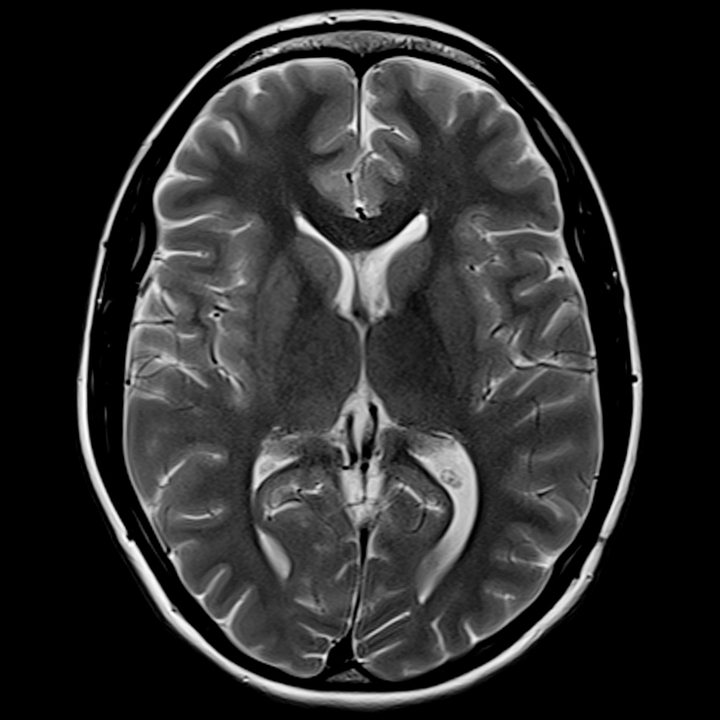
%> input picture labs/lab4/Brain_MRI.jpg, 720 x 720 px
$ octave lab4.m   (GNU Octave 9; MATLAB toolbox functions it lacks are replaced by stand-ins)
%> lines starting %> are read from the running program, lines starting %| are printed output that depends on the picture; in (x1, y1, x2, y2) boxes, pixels count from 0 and x2, y2 are one past the last pixel; in counts of white or black regions, pixels touching at a corner belong together; the program's own positions count from 1
clear;clc;close all;

%% 1 photographic negative
I = imread('Brain_MRI.jpg');
%> I is the input picture: size 720x720 uint8; min 0, max 255, mean 44.9
figure, subplot(121), imshow(I), title('Original Image')
J = imcomplement(I);
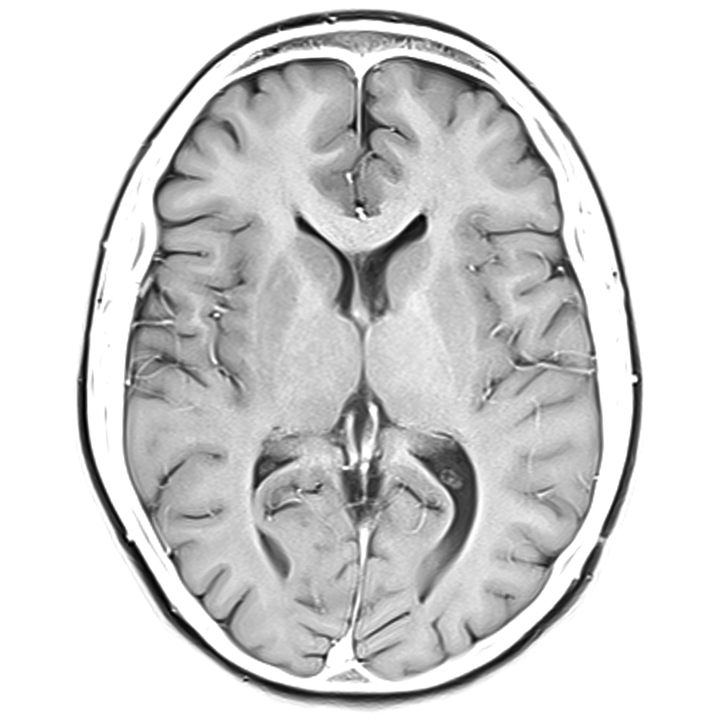
%> J: size 720x720 uint8; min 0, max 255, mean 210.1
subplot(122), imshow(J), title('Photographic Negative');

%% 2 gamma transformations
x = 0:0.01:1;
g = [0.3,0.6,1,1.4,2.8];
for a = 1:length(g)
    y(:,a) = imadjust(x,[],[],g(a));
end
figure, plot(x,y)
title('gamma Transformation Functions')
xlabel('Input intensity value')
ylabel('output intensity value')
legend(['\gamma = ' num2str(g(1))],['\gamma = ' num2str(g(2))], ...
    ['\gamma = ' num2str(g(3))],['\gamma = ' num2str(g(4))], ...
    ['\gamma = ' num2str(g(5))],'Location','Northwest');
axis image, grid on

I = imread('Brain_MRI.jpg');
J1 = imadjust(I,[],[],1.0);
figure, subplot(131), imshow(J1), title('Original, \gamma = 1')
J2 = imadjust(I,[],[],0.3);
subplot(132), imshow(J2), title('\gamma = 0.3')
J3 = imadjust(I,[],[],2.8);
subplot(133), imshow(J3), title('\gamma = 2.8')

%% 3 logarithmic transformations
clear;
x = 0:0.01:1;
c = [0.5,1.0,2.0,3.0];
for a = 1:length(c)
    y(:,a) = min(c(a)*log(1+x),1);
end
figure, plot(x,x), hold on, plot(x,y)
title('Logarithm Transformation Functions')
xlabel('Input intensity value')
ylabel('Output intensity value')
legend('Original',['\it c = ' num2str(c(1))],['\it c = ' num2str(c(2))],...
    ['\it c = ' num2str(c(3))],['\it c = ' num2str(c(4))],'Location','Northwest');
axis image, grid on

I = imread('Brain_MRI.jpg');
figure, subplot(221), imshow(I), title('Original')
I2 = im2double(I);
J1 = 0.5*log(1 + I2);
subplot(222), imshow(J1), title('\it c = 0.5')
J2 = 2.0*log(1 + I2);
%> J2: size 720x720 double
subplot(223), imshow(J2), title('\it c = 2.0')
J3 = 3.0*log(1 + I2);
%> J3: size 720x720 double
subplot(224), imshow(J3), title('\it c = 3.0')
%> after `imshow(J3)`:
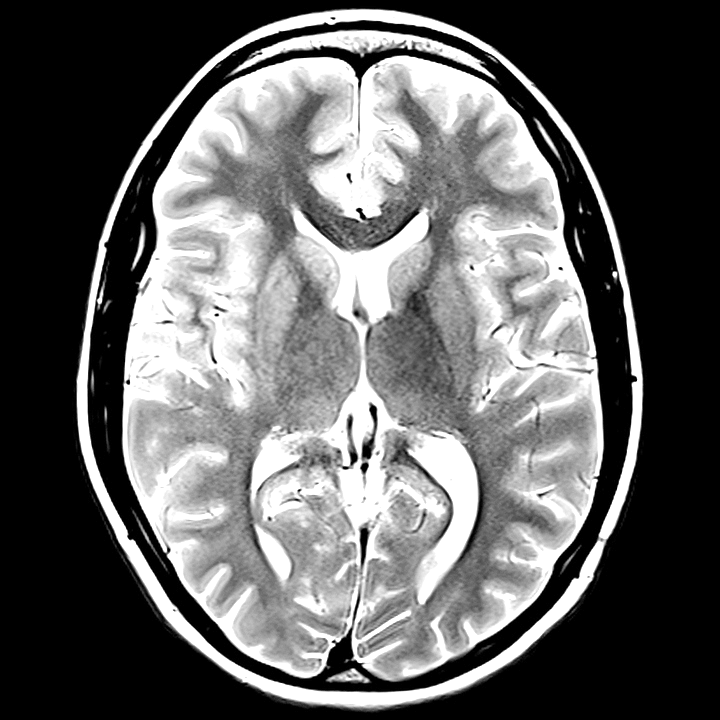
%> displayed picture: size 720x720, on the screen's scale of 0 to 255; min 0, max 255, mean 97.7

%% 4 contrast stretching transformations
clear;
x = 0:0.01:1;
m = 0.5;
E = [2,4,6,8];
for r = 1:length(E)
    y(:,r) = 1./(1+(m./(double(x)+eps)).^E(r));
end
figure, plot(x,y)
title('Contrast Stretching Transformation Functions')
xlabel('Input intensity value')
ylabel('Output intensity value')
legend(['\it E = ' num2str(E(1))],['\it E = ' num2str(E(2))],...
    ['\it E = ' num2str(E(3))],['\it E = ' num2str(E(4))],'Location','Northwest');
axis image, grid on
%> after `grid on`:
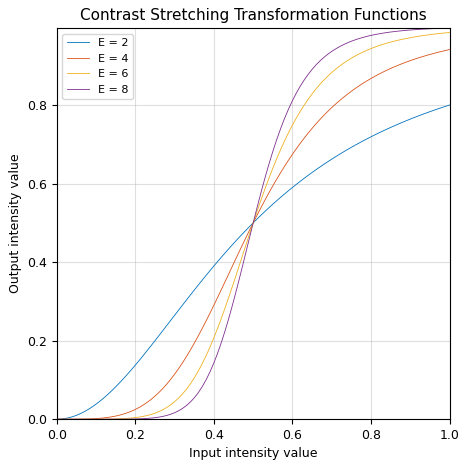
%> figure redrawn from the program's plot data; curve peaks at x = 1, y = 0.8; curve peaks at x = 1, y = 0.941; curve peaks at x = 1, y = 0.985; curve peaks at x = 1, y = 0.996

I = imread('Brain_MRI.jpg');
figure, subplot(221), imshow(I), title('Original')
I2 = im2double(I);
M = mean(I2(:));
%> M = 0.176
C1 = 1./(1+(M./(I2+eps)).^2);
subplot(222), imshow(C1), title('\it E = 2')
C2 = 1./(1+(M./(I2+eps)).^4);
subplot(223), imshow(C2), title('\it E = 4')
C3 = 1./(1+(M./(I2+eps)).^6);
subplot(224), imshow(C3), title('\it E = 6')

I = imread('Brain_MRI.jpg');
figure, subplot(221), imshow(I), title('Original')
I2 = im2double(I);
E = 4;
C1 = 1./(1+(0.1./(I2+eps)).^E);
subplot(222), imshow(C1), title('\it m = 0.1')
C2 = 1./(1+(0.3./(I2+eps)).^E);
subplot(223), imshow(C2), title('\it m = 0.3')
C3 = 1./(1+(0.5./(I2+eps)).^E);
subplot(224), imshow(C3), title('\it m = 0.5')


%% 5 gray level slicing
clc, clear, close all
I = imread('Brain_MRI.jpg');
%A = input('Enter a low threshold value for A: ');
A = 100;
%B = input('Enter a low threshold value for B: ');
B = 200;
[row,col] = size(I);
%> row = 720; col = 720
I2 = uint8(zeros(row,col));
for i = 1:row
    for j = 1:col
        if (I(i,j)>A) && (I(i,j)<B)
            I2(i,j) = 255;
        else
            I2(i,j) = 0;
        end
    end
end
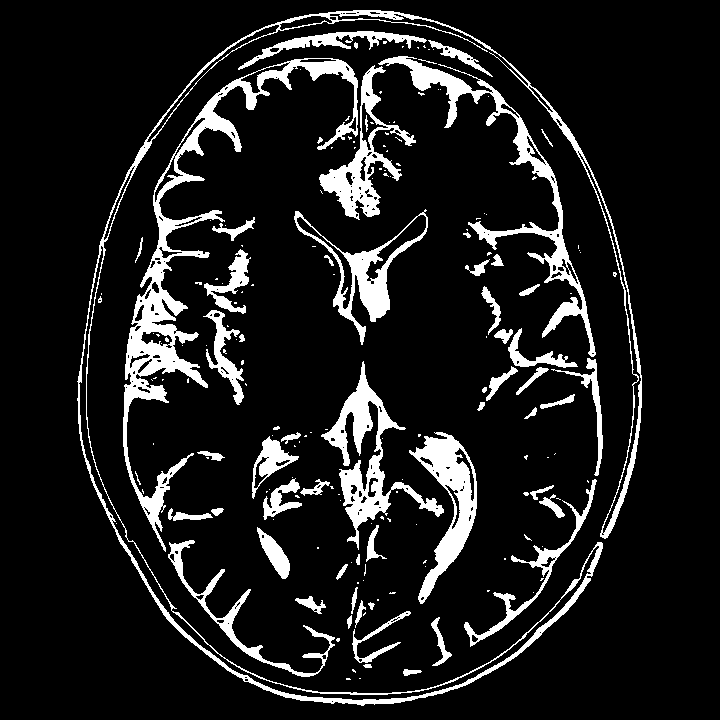
%> I2: size 720x720 uint8; 11.4% white; 183 white regions (123 under 20 px), largest, box (x1, y1, x2, y2) and area: (123, 58, 358, 552) 11266, (77, 10, 642, 706) 9397, (378, 56, 596, 357) 5714
I3 = uint8(zeros(row,col));
for i = 1:row
    for j = 1:col
        if (I(i,j)>A) && (I(i,j)<B)
            I3(i,j) = 255;
        else
            I3(i,j) = I(i,j);
        end
    end
end
figure, subplot(131), imshow(I), title('Original')
subplot(132), imshow(I2), title('Intensity Sliced w/o Background')
subplot(133), imshow(I3), title('Intensity Sliced w Background')

%% lab exercise a
clc;clear;close all;

I = imread('Xray_BoneFracture.jpg');
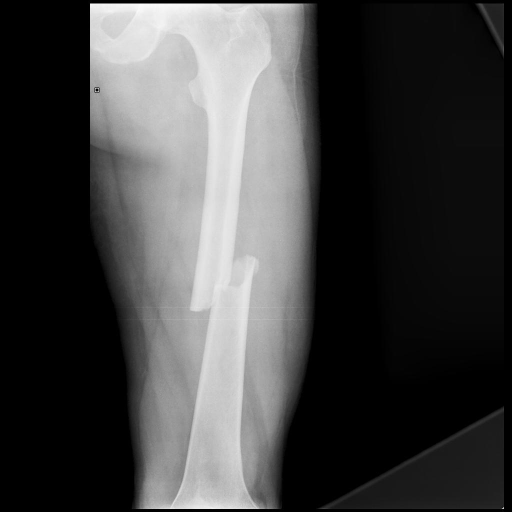
%> input picture labs/lab4/Xray_BoneFracture.jpg, 1024 x 1024 px (shown at 1/2 size)
%> I is the input picture: size 1024x1024x3 uint8; min 0, max 255, mean 66
I = rgb2gray(I);
%> I: size 1024x1024 uint8
figure, subplot(131), imshow(I), title('Original')

% log transformation
I1 = im2double(I);
J1 = 1.25*log(1 + I1);
%> J1: size 1024x1024 double
subplot(132), imshow(J1), title('\it c = 1.25')

% contrast stretching transformation
M = 0.9;
C1 = 1./(1+(M./(I1+eps)).^5);
%> C1: size 1024x1024 double
subplot(133), imshow(C1), title('\it M = 0.9, E = 5')

%% lab exercise b
clc;clear;close all;

I = imread('Xray_BoneFracture.jpg');
I = rgb2gray(I);
figure, subplot(131), imshow(I), title('Original')

A = 205;
B = 225;
[row,col] = size(I);
%> row = 1024; col = 1024
I2 = uint8(zeros(row,col));
for i = 1:row
    for j = 1:col
        if (I(i,j)>A) && (I(i,j)<B)
            I2(i,j) = 255;
        else
            I2(i,j) = 0;
        end
    end
end
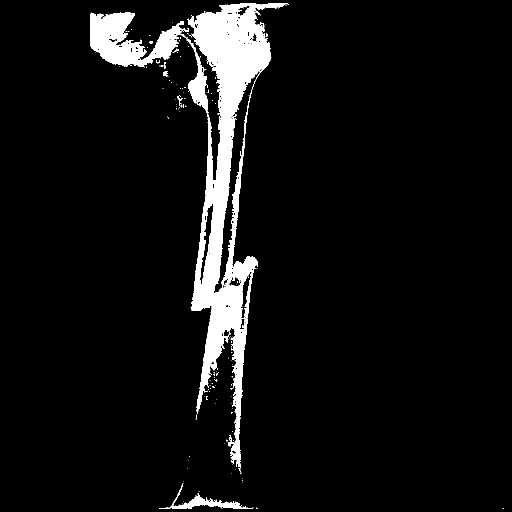
%> I2: size 1024x1024 uint8 (shown at 1/2 size); 6.6% white; 150 white regions (139 under 20 px), largest, box (x1, y1, x2, y2) and area: (180, 7, 577, 943) 66361, (318, 967, 507, 1018) 1750, (451, 665, 461, 685) 70
I3 = uint8(zeros(row,col));
for i = 1:row
    for j = 1:col
        if (I(i,j)>A) && (I(i,j)<B)
            I3(i,j) = 255;
        else
            I3(i,j) = I(i,j)./2;
        end
    end
end
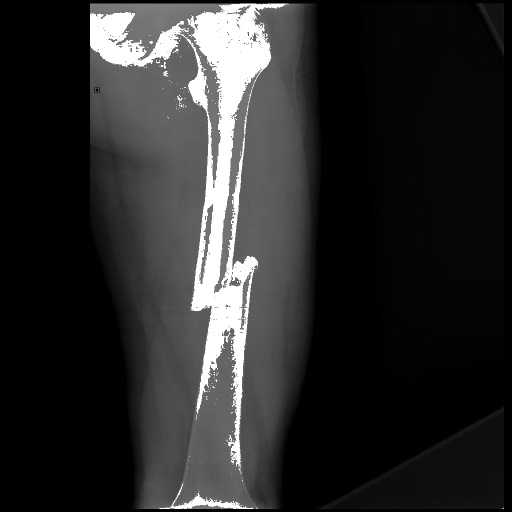
%> I3: size 1024x1024 uint8 (shown at 1/2 size); min 0, max 255, mean 42.8
subplot(132), imshow(I2), title('Intensity Sliced w/o Background')
subplot(133), imshow(I3), title('Intensity Sliced w Background Reduced')
